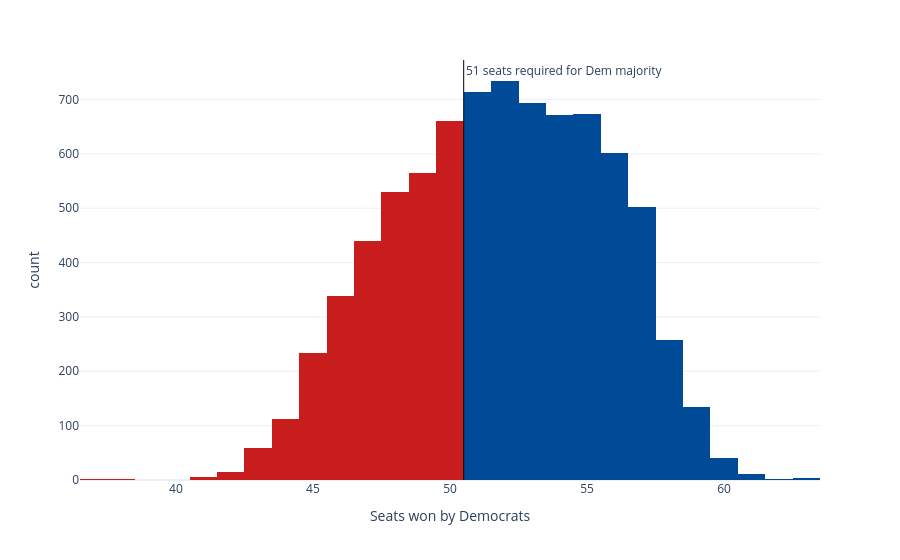

The notebook cell saved with this chart:
### Code cell
sims_hist = px.histogram(seat_sims, x='seats', nbins=np.unique(seat_sims['seats']).shape[0]*2, color='winner',
                         color_discrete_map={'Democrats': '#004b97', 'Republicans': '#c71e1d'},
                         labels={'seats':'Seats won by Democrats', 'winner': 'Winner'}, template='plotly_white')
sims_hist.update_traces(showlegend=False)
sims_hist.add_vline(x=50.5, line_width=1, line_color='black', annotation_text='51 seats required for Dem majority', 
                    annotation_position='top right')
sims_hist

### Figure 1 — Plotly figure (JSON) as saved in the notebook; plotly's stock layout.template omitted (floating-point values rounded to 4 significant figures; data arrays with more than 128 entries replaced by an {"elided": "..."} marker saying what was removed)
{"data": [{"bingroup": "x", "hovertemplate": "Winner=Democrats<br>Seats won by Democrats=%{x}<br>count=%{y}<extra></extra>", "legendgroup": "Democrats", "marker": {"color": "#004b97", "pattern": {"shape": ""}}, "name": "Democrats", "nbinsx": 50, "orientation": "v", "showlegend": false, "type": "histogram", "x": {"elided": "5039 int values"}, "xaxis": "x", "yaxis": "y"}, {"bingroup": "x", "hovertemplate": "Winner=Republicans<br>Seats won by Democrats=%{x}<br>count=%{y}<extra></extra>", "legendgroup": "Republicans", "marker": {"color": "#c71e1d", "pattern": {"shape": ""}}, "name": "Republicans", "nbinsx": 50, "orientation": "v", "showlegend": false, "type": "histogram", "x": {"elided": "2961 int values"}, "xaxis": "x", "yaxis": "y"}], "layout": {"annotations": [{"showarrow": false, "text": "51 seats required for Dem majority", "x": 50.5, "xanchor": "left", "xref": "x", "y": 1, "yanchor": "top", "yref": "y domain"}], "barmode": "relative", "legend": {"title": {"text": "Winner"}, "tracegroupgap": 0}, "margin": {"t": 60}, "shapes": [{"line": {"color": "black", "width": 1}, "type": "line", "x0": 50.5, "x1": 50.5, "xref": "x", "y0": 0, "y1": 1, "yref": "y domain"}], "xaxis": {"anchor": "y", "domain": [0, 1], "title": {"text": "Seats won by Democrats"}}, "yaxis": {"anchor": "x", "domain": [0, 1], "title": {"text": "count"}}}}
